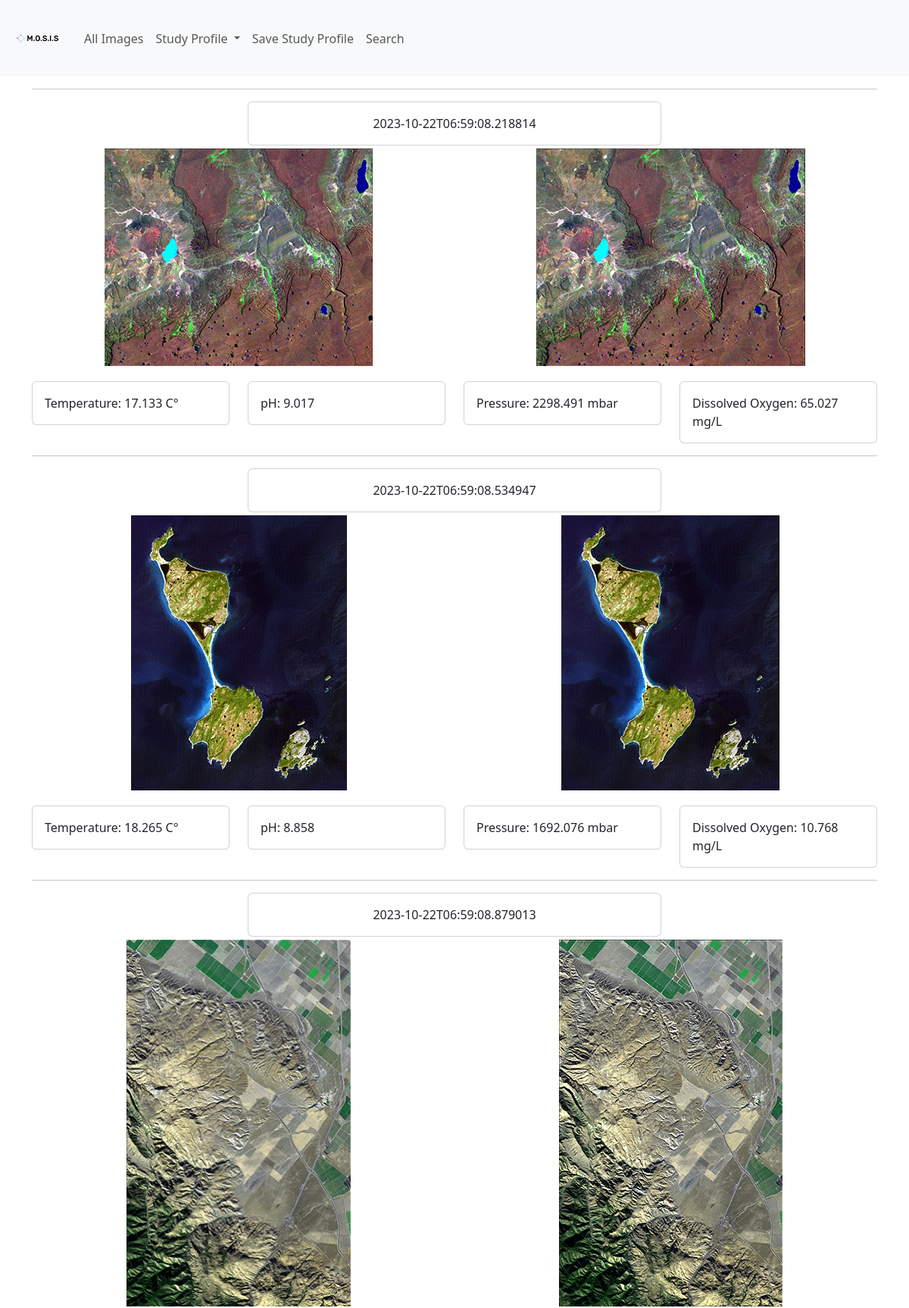
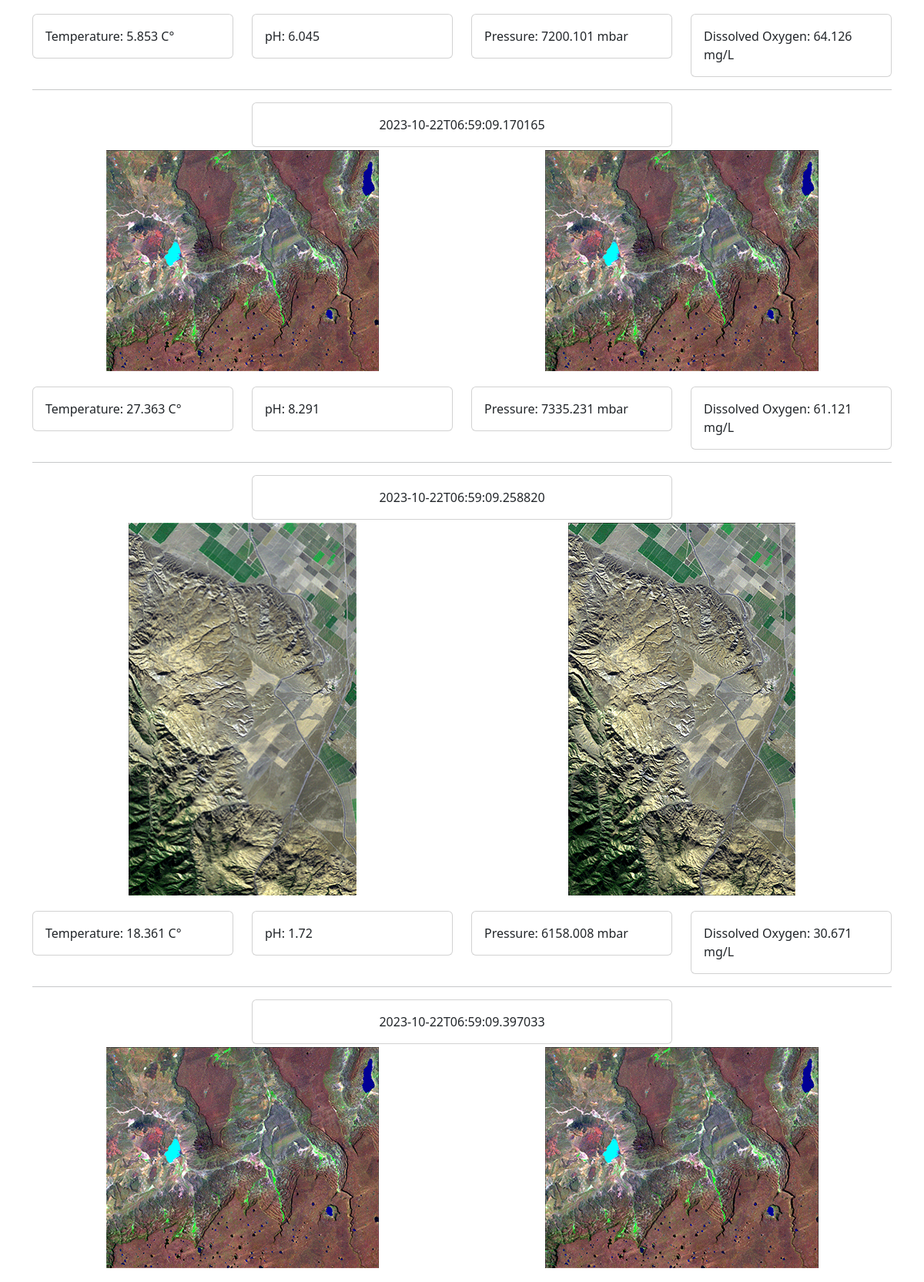
The app's page /entry/1 (upper part) with its own data (2 pictures, top to bottom).
### app.py (models this page shows, shortened)
class MediaMetadata(db.Model):
    __tablename__ = "MediaMetadata"
    metadataId = db.Column(INTEGER,
                           primary_key=True,
                           autoincrement=True,
                           nullable=False)
    entryId = db.Column(INTEGER, db.ForeignKey(MediaEntry.entryId))
    leftCameraMedia = db.Column(TEXT, nullable=False)
    rightCameraMedia = db.Column(TEXT, nullable=False)
    time = db.Column(TEXT, nullable=False)
    temperature = db.Column(REAL, nullable=False)
    pressure = db.Column(REAL, nullable=False)
    ph = db.Column(REAL, nullable=False)
    dissolvedOxygen = db.Column(REAL, nullable=False)

### app.py (the view)
@app.route("/entry/<id>")
def entry(id=0):
    return render_template("entry.html",
                           MediaEntry=getMediaEntry(db, id),
                           MediaMetadata=getAllMediaMetadataId(db, id),
                           enumerate=enumerate,
                           str=str,
                           round=round,
                           url_for=url_for)

### app.py (called while the page is built)
def getMediaEntry(db, id: int) -> MediaEntryInternalRepresentation:
    ret = db.session.execute(
        select(MediaEntry).where(MediaEntry.entryId == id)).first()
    return MediaEntryInternalRepresentation(ret[0].entryId, ret[0].shotType,
                                            ret[0].time,
                                            ret[0].illuminationType,
                                            ret[0].saturation, ret[0].gain,
                                            ret[0].shutterSpeed,
                                            ret[0].whiteBalance)

def getAllMediaMetadataId(
        db, entryId: int) -> list[MediaMetadataInternalRepresentation]:
    ret = list(
        db.session.execute(
            select(MediaMetadata).where(MediaMetadata.entryId == entryId)))
    ret = list(
        map(
            lambda x: MediaMetadataInternalRepresentation(
                x[0].metadataId, x[0].entryId, x[0].leftCameraMedia, x[0].
                rightCameraMedia, x[0].time, x[0].temperature, x[0].ph, x[
                    0].dissolvedOxygen, x[0].pressure), ret))
    return ret

### templates/entry.html (shortened to what this page needs)
<!DOCTYPE html>
<html>
<head>
</head>
<body>
  {% extends 'base.html' %}
  {% block body %}
  <div class="container">
    {% if MediaEntry.shotType == "VIDEO" %}
    <div class="row">
      <div class="col">
        <div class="card">
          <div class="ratio ratio-16x9">
            <iframe src="https://www.youtube.com/embed/Wt58h0hGwWY?si=gshsPtOQkOCd54ay" title="YouTube video player"
              frameborder="0"
              allow="accelerometer; autoplay; clipboard-write; encrypted-media; gyroscope; picture-in-picture; web-share"
              allowfullscreen></iframe>
          </div>
        </div>
      </div>
    </div>
    {% for md in MediaMetadata %}
    {% endfor %}
    {% else -%}
    {% for md in MediaMetadata %}
    <hr>
    <div class="row d-flex justify-content-center">
      <div class="col-6">
        <div class="card">
          <div class="card-body d-flex justify-content-center">
            {{md.time}}
          </div>
        </div>
      </div>
    </div>
    <div class="row">
      <div class="col-6 d-flex justify-content-center mt-1 mb-1">
        <img src={{ url_for('static', filename=md.leftCameraMedia.split("/").pop()) }} alt="">
      </div>
      <div class="col-6 d-flex justify-content-center mt-1 mb-1">
        <img src={{ url_for('static', filename=md.rightCameraMedia.split("/").pop()) }} alt="">
      </div>
    </div>
    <div class="row pt-3">
      <div class="col-3">
        <div class="card">
          <div class="card-body">
            {{"Temperature: " + str(round(md.temperature,3)) + " C" + '°'}}
          </div>
        </div>
      </div>
      <div class="col-3">
        <div class="card">
          <div class="card-body">
            {{"pH: " + str(round(md.ph,3))}}
          </div>
        </div>
      </div>
      <div class="col-3">
        <div class="card">
          <div class="card-body">
            {{"Pressure: " + str(round(md.pressure,3)) + " mbar"}}
          </div>
        </div>
      </div>
      <div class="col-3">
        <div class="card">
          <div class="card-body">
            {{"Dissolved Oxygen: " + str(round(md.dissolvedOxygen,3)) + " mg/L"}}
          </div>
        </div>
      </div>
    </div>
    {% endfor %}
  </div>
  {% endif %}
  {% endblock %}

### records on screen
MediaMetadata: time "2023-10-22T06:59:08.218814", leftCameraMedia (picture), rightCameraMedia (picture), temperature "Temperature: 17.133 C°", ph "pH: 9.017", pressure "Pressure: 2298.491 mbar", dissolvedOxygen "Dissolved Oxygen: 65.027 mg/L"
MediaMetadata: time "2023-10-22T06:59:08.534947", leftCameraMedia (picture), rightCameraMedia (picture), temperature "Temperature: 18.265 C°", ph "pH: 8.858", pressure "Pressure: 1692.076 mbar", dissolvedOxygen "Dissolved Oxygen: 10.768 mg/L"
MediaMetadata: time "2023-10-22T06:59:08.879013", leftCameraMedia (picture), rightCameraMedia (picture), temperature "Temperature: 5.853 C°", ph "pH: 6.045", pressure "Pressure: 7200.101 mbar", dissolvedOxygen "Dissolved Oxygen: 64.126 mg/L"
MediaMetadata: time "2023-10-22T06:59:09.170165", leftCameraMedia (picture), rightCameraMedia (picture), temperature "Temperature: 27.363 C°", ph "pH: 8.291", pressure "Pressure: 7335.231 mbar", dissolvedOxygen "Dissolved Oxygen: 61.121 mg/L"
MediaMetadata: time "2023-10-22T06:59:09.258820", leftCameraMedia (picture), rightCameraMedia (picture), temperature "Temperature: 18.361 C°", ph "pH: 1.72", pressure "Pressure: 6158.008 mbar", dissolvedOxygen "Dissolved Oxygen: 30.671 mg/L"
MediaMetadata: time "2023-10-22T06:59:09.397033", leftCameraMedia (picture), rightCameraMedia (picture)
